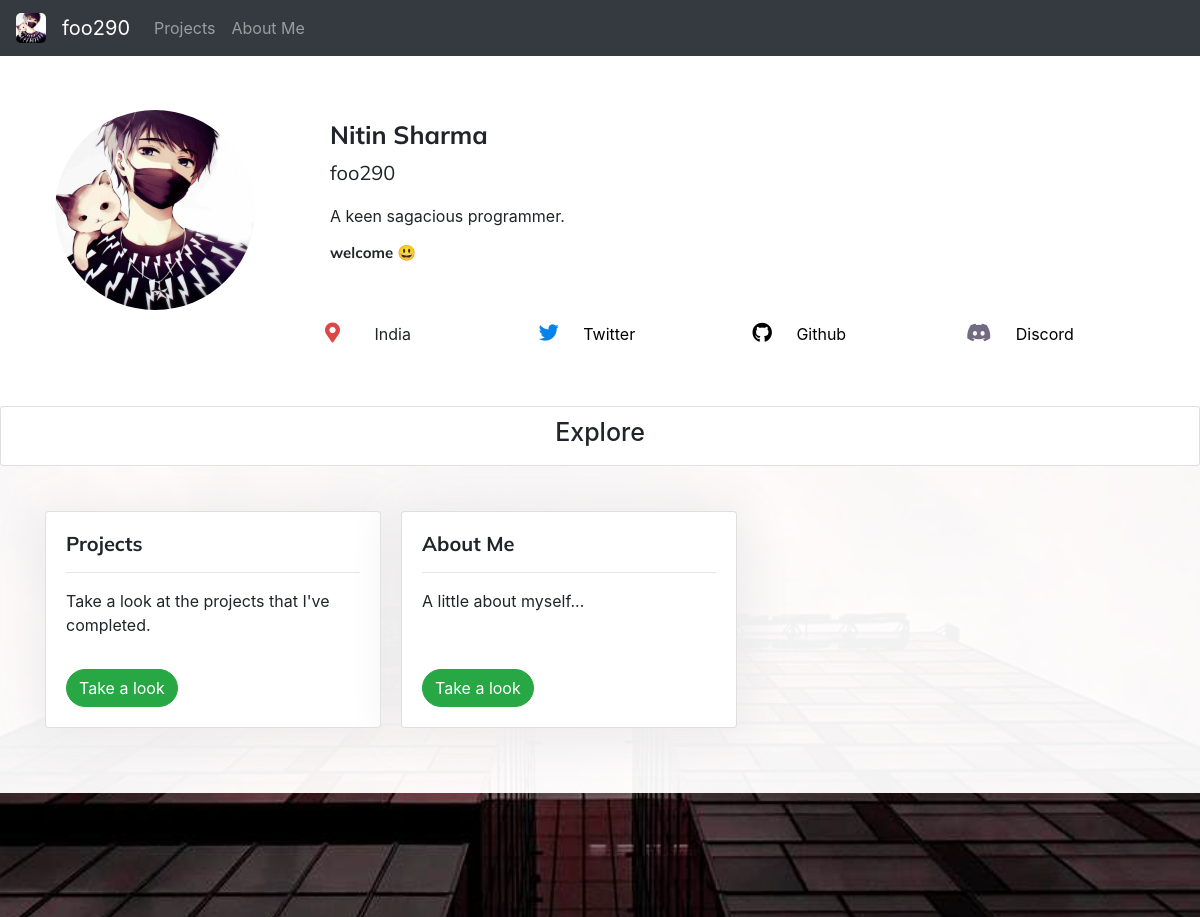
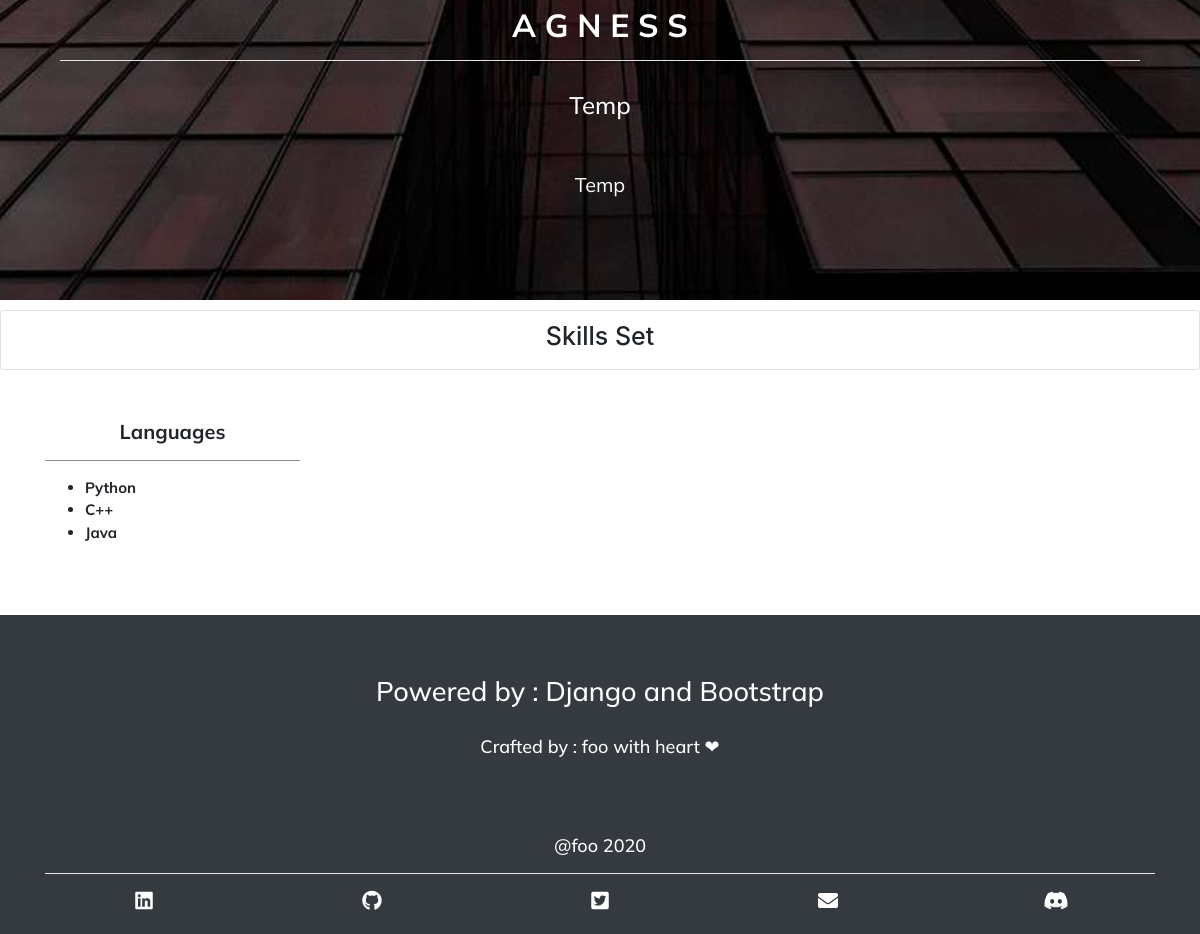
The page / on the database its author committed (2 pictures, top to bottom).
### general_info/models.py (models this page shows, shortened)
class PrimaryUser(models.Model):
    username = models.OneToOneField(User, on_delete=models.CASCADE)
    home_bg = models.ImageField(default='default.jpg', upload_to='home_bg')
    name = models.CharField(max_length=50)
    fancy_name = models.CharField(max_length=50)
    bio = models.TextField()
    status = models.TextField()
    pfp = models.ImageField(default='default.jpg', upload_to='profile_pics')
    location = models.CharField(max_length=20)
    twitter = models.URLField(max_length=300)
    github = models.URLField(max_length=300)
    discord = models.URLField(max_length=300)
    linkdin = models.URLField(max_length=300)
    email_id = models.EmailField(max_length = 50)
    recent_project_title = models.CharField(max_length=100)
    recent_project_sub_title = models.CharField(max_length=150)
    recent_project_summary = models.TextField()

### landing_page/models.py (models this page shows, shortened)
class HomePage(models.Model):
    user = models.ManyToManyField(User)
    heading = models.CharField(max_length=50)
    Summary = models.TextField()
    link = models.CharField(max_length=100)

### skill_set/models.py (models this page shows, shortened)
class Skills(models.Model):
    user = models.ManyToManyField(User)
    heading = models.CharField(max_length=50)
    items = models.TextField()

### landing_page/views.py (the view)
# urls.py: 2. Add a URL to urlpatterns:  path('', views.home, name='home')
def home(request):
    global navbar_name
    context_dic = {
        'context': PrimaryUser.objects.first()
    }
    navbar_name = context_dic['context'].fancy_name
    skill_dic=[]
    skill_var = [i[1:] for i in Skills.objects.all().values_list()]
    for j in skill_var:
        temp={}
        temp['title']=j[0]
        temp['items'] = j[1].split('\r\n')
        skill_dic.append(temp)
    context_dic['skill_set'] = skill_dic
    context_dic['cards'] = HomePage.objects.all()
    context_dic['fancy_name']=navbar_name
    return render(request, 'landing_page/home.html',context=context_dic)

### templates/landing_page/home.html (shortened to what this page needs)
{% extends "landing_page/base.html" %}
{% load static %}
{% block content %}
<div style="background-color: white; width: auto; height: auto; padding-bottom: 50px; padding-top: 100px; border: 0px solid;">
  <div class="container" style="border: 0px solid red;">
      <div class="row" style="border: 0px solid blue; ">
        <div class="col-sm-12 col-lg-3 col-md-4 col-xs-12 col-xl-3" style="border: 0px solid;">
          <img src="{%static 'landing_page/img/profile_pics/dp.jpg'%}" alt="img-responsive" class="rounded-circle dp-class" style="border: 0px solid violet;">
        </div>
        <div class="col-sm-12 col-lg-9 col-md-12 col-xs-12 col-xl-9" style="border: 0px solid green;">
          <h1 class="dp-intro-title">{{context.name}}</h1>
          <p class="username-text">{{context.fancy_name}}</p>
          <p class="dp-intro-subtitle">{{context.bio}} </p>
          <div class="row" style="border: 0px solid red;">
            <div class="col" style="border: 0px solid blueviolet;">
              <h1 class="dp-intro-title" style="font-size: 15px; margin: 0px 0px 0px 0px ;">{{context.status}}</h1>
            </div>
          </div>
          <div class="row justify-content" style="border: 0px solid red; margin-top: 50px;">
            <div class="col-xl-3 col-md-6 col-sm-8 col-lg-6 col-xs-12" style="border: 0px solid rgb(235, 107, 22); padding: 10px 10px 10px 10px ;">
              <i class="fa fa-map-marker" aria-hidden="true" style="color:rgb(221, 71, 71); font-size: 20px;"></i>
              <span style="padding-left: 30px; padding-right: 10px;">{{context.location}}</span>
            </div>
            <div class="col-xl-3 col-md-6 col-sm-8 col-lg-6 col-xs-12" style="border: 0px solid yellow; padding: 10px 10px 10px 10px ;">
              <a href="{{context.twitter}}" style="text-decoration: none;">
                <i class="fa fa-twitter" aria-hidden="true" style="color: rgb(5, 131, 235); font-size: 20px;"></i>
                <span style="padding-left: 20px; padding-right: 10px; color: black;">Twitter</span>
              </a>
            </div>
            <div class="col-xl-3 col-md-6 col-sm-8 col-lg-6 col-xs-12" style="border: 0px solid yellow; padding: 10px 10px 10px 10px ;">
              <a href="{{context.github}}" style="text-decoration: none;">
              <i class="fa fa-github" aria-hidden="true" style="color: black; font-size: 20px;"></i>
              <span style="padding-left: 20px; padding-right: 10px; color: black;">Github</span>
              </a>
            </div>
            <div class="col-xl-3 col-md-6 col-sm-8 col-lg-6 col-xs-12" style="border: 0px solid yellow; padding: 10px 10px 10px 10px ;">
              <a href="{{context.discord}}" style="text-decoration: none;">
                <i class="fab fa-discord" style="color: rgb(115, 108, 128); font-size: 20px;"></i>
                <span style="padding-left: 20px; padding-right: 10px; color: black;">Discord</span>
              </a>
            </div>
          </div>
        </div>
      </div>
  </div>
</div>
<div class="partial-transparent">
  <div class="card">
    <div class="card-body" style="padding: 10px 10px 10px 10px ;">
      <h1 class="central-heading-title">Explore</h1>
    </div>
  </div>
  <div class="container" style="margin-top: 30px;">
    <div class="col-sm-12 col-xs-12 col-md-12 col-lg-12 col-xl-12" style="padding: 5px 5px 5px 5px ;">
      <div class="row">
        {%for c in cards%}
          <div class="card card-shadow-effect" style="width: 21rem; margin: 10px 10px 10px 10px ;">
            <div class="card-body">
              <h5 class="card-title cards-font" >{{c.heading}}</h5> <hr>
              <div style="border: 0px solid; height: 80px;">
                <p class="card-text">{{c.Summary}}</p>
              </div>
              <a href="{{c.link}}" class="btn btn-success" style="border-radius: 25px;">Take a look</a>
            </div>
          </div>
        {%endfor%}
      </div>
    </div>
  </div>
</div>
<div style="width: auto;" class="true-transparent">
  <div class="container">
    <div class="col">
      <h1 class="true-transparent-heading" >{{context.recent_project_title}}</h1><hr style="background-color: white; color: white;">
      <h1 class="true-transparent-subheading" >{{context.recent_project_sub_title}}</h1>
      <div class="true-transparent-content" style="margin-top: 50px; text-align: center;">
        {{context.recent_project_summary}}
      </div>
    </div>
  </div>
</div>
<div style="width: auto; height: auto; background-color: white; padding-bottom: 50px; padding-top: 10px;">
  <div class="card">
    <div class="card-body" style="padding: 10px 10px 10px 10px ;">
      <h1 class="central-heading-title">Skills Set</h1>
    </div>
  </div>
  <div class="container" >
    <div class="row">
      {% for skill in skill_set %}
          <div class="col-xs-12 col-sm-6 col-md-6 col-lg-3 col-xl-3" style="margin: 50px 0px 5px 0px ; ">
            <h1 class="skills-fonts-heading"> {{skill.title}}</h1> <hr style="background-color: rgb(158, 158, 158);">
            <p >
              <ul class="skills-fonts-items">
                {% for item in skill.items %}
                  <li>
                    {{item}}
                  </li>
                {%endfor%}
              </ul>
            </p>
          </div>
      {%endfor%}
    </div>
  </div>
</div>
{% endblock content %}

### templates/landing_page/base.html (shortened to what this page needs)
{%load static%}
<!DOCTYPE html>
<html lang="en">
<head>
    <link rel="stylesheet" type="text/css" href="{% static 'landing_page/css/bootstrap.css' %}">
    <link rel="stylesheet" href="https://use.fontawesome.com/releases/v5.14.0/css/all.css">
    <link rel="stylesheet" href="https://use.fontawesome.com/releases/v5.14.0/css/v4-shims.css">
</head>
<body>
    <nav class="navbar navbar-expand-lg navbar-dark bg-dark fixed-top ">
      <a class="navbar-brand" href="{%url  'Home-Landing'%}">
        <img src="{% static 'landing_page/img/profile_pics/dp.jpg' %}" style="border-radius: 5px;" width="30" height="30" class="d-inline-block align-top" alt="" loading="lazy">
      </a>
      <a class="navbar-brand" href="{%url  'Home-Landing'%}">{{fancy_name}}</a>
      <div class="collapse navbar-collapse" id="navbarTogglerDemo02">
        <ul class="navbar-nav mr-auto mt-2 mt-lg-0">
          <li class="nav-item">
            <a class="nav-link" href="{%url 'My-Projects'%}">Projects</a>
          </li>
          <li class="nav-item">
            <a class="nav-link" href="{%url 'About-Me'%}" tabindex="-1" aria-disabled="true">About Me</a>
          </li>
        </ul>
      </div>
    </nav>
  <div>
    {%block content%}{%endblock%}
  </div>
  <div class="my-footer bg-dark" >
    <div class="col">
      <div class="container-fluid" style="border: 0px solid white; padding-bottom: 50px;" >
        <div class="row justify-content-center">
          <div class="col-12" >
            <h1 class="icons-text" style="font-size:calc(15px + 1vw); text-align: center;">
              Powered by : Django and Bootstrap
            </h1>
          </div>
        </div>
        <div class="row justify-content-center" style="margin-top: 20px;">
          <h1 class="icons-text" style="text-align: center; font-size:calc(12px + 0.5vw);">
            Crafted by : foo with heart ❤
          </h1>
        </div>
      </div>
    </div>
    <div class="container" style="border: 0px solid white; margin-top: 20px;">
      <h2 class="icons-text" style="text-align: center; font-size: large;">@foo {% now "Y" %}</h2>
      <hr style="color: white; background-color: white;">
      <div class="row justify-content-around" style=" margin-top:0px; margin-bottom: 10px;">
        <div class="col-1" style="text-align: center;">
          <a href="{{context.linkdin}}">
          <i class="fa fa-linkedin-square icon-configs" aria-hidden="true" ></i>
          </a>
        </div>
        <div class="col-1" style="text-align: center;">
          <a href="{{context.github}}">
          <i class="fa fa-github icon-configs" aria-hidden="true" ></i>
          </a>
        </div>
        <div class="col-1" style="text-align: center;">
          <a href="{{context.twitter}}">
          <i class="fa fa-twitter-square icon-configs" aria-hidden="true" ></i>
          </a>
        </div>
        <div class="col-1" style="text-align: center;">
          <a href="#">
          <i class="fa fa-envelope icon-configs" aria-hidden="true" ></i>
          </a>
        </div>
        <div class="col-1" style="text-align: center;">
          <a href="#">
            <i class="fab fa-discord icon-configs"></i>
          </a>
        </div>
    </div>
  </div>
</body>
</html>

### templates/landing_page/base.html (style rules this page uses)
.my-footer { background-color: white; color: black; height: auto; width: auto; padding: 10px 10px 10px 10px ; height: auto; }
.icons-text { font-family: 'Mulish', sans-serif; color: white; }
.icon-configs { font-size: 20px; color: white; }

### rows shown on the page
PrimaryUser: fancy_name "foo290", name "Nitin Sharma", bio "A keen sagacious programmer.", status "welcome 😃", location "India", recent_project_title "A G N E S S", recent_project_sub_title "Temp", recent_project_summary "Temp"
HomePage: heading "Projects", Summary "Take a look at the projects that I've completed."
HomePage: heading "About Me", Summary "A little about myself..."
Skills: title "Languages"

### other values the page prints
{{ item }} "Python" "C++" "Java"
